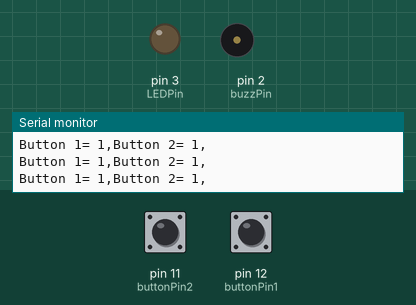
A sketch run on a simulated Arduino Uno, built with avr-gcc and run on an emulated ATmega328P. Parts: output pins drawn as LEDs (lit = HIGH), buzzer (waves = sounding, pin HIGH), the last lines printed to the serial monitor. The test bench sets the inputs (shaded band); at power-on: pin 11 (buttonPin2) HIGH, pin 12 (buttonPin1) HIGH.

Above: at 1.3 s.
1.4 s: pin 11 (buttonPin2) pulled LOW for 1 s
At 2.1 s:
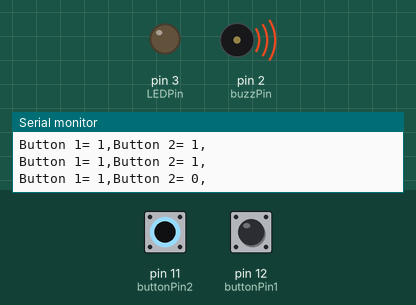
4.5 s: pin 12 (buttonPin1) pulled LOW for 3.2 s
At 8.3 s:
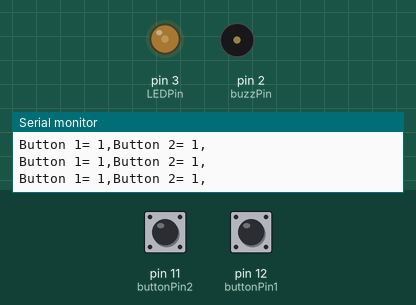
9.2 s: pin 12 (buttonPin1) pulled LOW for 3.2 s
At 13.7 s:
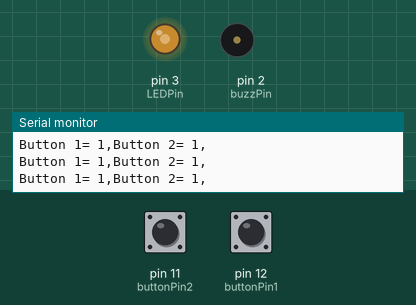
14.0 s: pin 12 (buttonPin1) pulled LOW for 3.2 s
At 18.4 s:
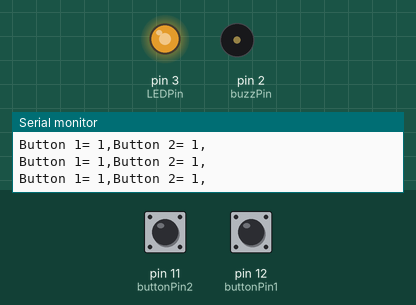
18.7 s: pin 12 (buttonPin1) pulled LOW for 3.2 s
At 22.4 s:
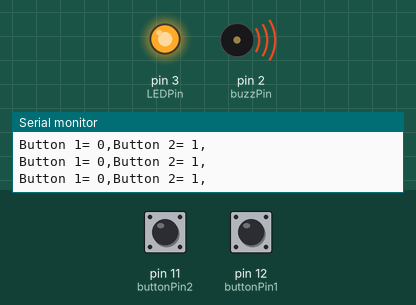
23.5 s: pin 11 (buttonPin2) pulled LOW for 3.2 s
At 23.9 s:
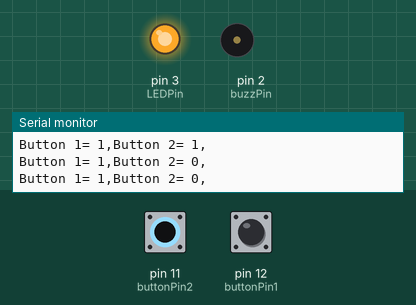
Timing chart, 0 to 28.3 s (numbered marks = the images above; inputs shaded):
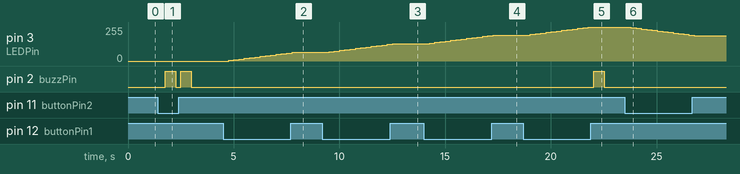

Measured:
- after the input at 1.4 s, pin 2 (buzzPin): alternates HIGH for 0.50 s and LOW for 0.25 s, 4 changes in all, then stays LOW, starting after 0.35 s
- after the input at 4.5 s, pin 3 (LEDPin): moves from 0/255 to 65/255 over 3.0 s, starting after 0.26 s
- after the input at 9.2 s, pin 3 (LEDPin): moves from 65/255 to 130/255 over 3.0 s, starting after 0.31 s
- after the input at 14.0 s, pin 3 (LEDPin): moves from 130/255 to 195/255 over 3.0 s, starting after 0.27 s
- after the input at 18.7 s, pin 3 (LEDPin): moves from 195/255 to 255/255 over 2.8 s, starting after 0.33 s; pin 2 (buzzPin): LOW → HIGH after 3.3 s, → LOW 0.50 s later
- after the input at 23.5 s, pin 3 (LEDPin): moves from 255/255 to 190/255 over 3.0 s, starting after 0.28 s

The sketch:

dimmableLedwithBuzzer.ino
```cpp
int buttonPin1 =12;
int buttonPin2=11;
int buttonVal1;
int buttonVal2;
int dt=250;
int LEDbright=0;
int LEDPin=3;
int buzzPin=2;
int dt2=500;


void setup() {
  // put your setup code here, to run once:
  pinMode(buttonPin1, INPUT);
  pinMode(buttonPin2, INPUT);
  Serial.begin(9600);
  pinMode(LEDPin, OUTPUT);
  pinMode(buzzPin, OUTPUT);
}

void loop() {
  // put your main code here, to run repeatedly:
  buttonVal1=digitalRead(buttonPin1);
  buttonVal2=digitalRead(buttonPin2);
  Serial.print("Button 1= ");
  Serial.print(buttonVal1);
  Serial.print(",");
  Serial.print("Button 2= ");
  Serial.print(buttonVal2);
  Serial.println(",");
  delay(dt);

if (buttonVal1==0)
{
  LEDbright=LEDbright +5;

}
if (buttonVal2==0)

{
  LEDbright=LEDbright-5;
}
if(LEDbright>255)
{
  LEDbright=255;
  digitalWrite(buzzPin, HIGH);
  delay(dt2);
  digitalWrite(buzzPin, LOW);
}
if(LEDbright<0)
{
  LEDbright=0;
  digitalWrite(buzzPin, HIGH);
  delay(dt2);
  digitalWrite(buzzPin, LOW);
}
  analogWrite(LEDPin, LEDbright);

}
```
